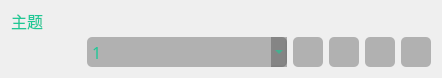
       <widget class="QWidget" name="layoutWidget">
        <property name="geometry">
         <rect>
          <x>10</x>
          <y>10</y>
          <width>422</width>
          <height>61</height>
         </rect>
        </property>
        <layout class="QGridLayout" name="gridLayout_10">
         <item row="1" column="1">
          <widget class="QComboBox" name="theme_comboBox">
           <property name="minimumSize">
            <size>
             <width>200</width>
             <height>30</height>
            </size>
           </property>
           <property name="maximumSize">
            <size>
             <width>500</width>
             <height>30</height>
            </size>
           </property>
           <property name="font">
            <font>
             <family>黑体</family>
             <pointsize>12</pointsize>
            </font>
           </property>
           <property name="styleSheet">
            <string notr="true">QComboBox {
    background-color: rgb(30,30,30,0.3);
    color: rgb(30,200,150);
    border-radius: 5px;
    padding: 5px;
    border: none;
}

QComboBox:disabled {
    background-color: rgb(30,30,30,0.1);
    color: rgb(30,200,150,0.5);
}

QComboBox:hover {
    background-color: rgba(30,200,150,0.3);
}


QComboBox::drop-down {
    width: 20px;
    border-left: none;
    image: url(:/ico/MusicIco/down.png);
}

QComboBox QAbstractItemView {
	border-radius: 5px;
    color: rgb(30,200,150);
    selection-background-color: rgba(30,200,150,0.4);
    outline: none;
    border: none;
}</string>
           </property>
           <item>
            <property name="text">
             <string>1</string>
            </property>
           </item>
           <item>
            <property name="text">
             <string>2</string>
            </property>
           </item>
           <item>
            <property name="text">
             <string>3</string>
            </property>
           </item>
           <item>
            <property name="text">
             <string>4</string>
            </property>
           </item>
           <item>
            <property name="text">
             <string>5</string>
            </property>
           </item>
          </widget>
         </item>
         <item row="0" column="0">
          <widget class="QLabel" name="music_theme_Label">
           <property name="minimumSize">
            <size>
             <width>70</width>
             <height>20</height>
            </size>
           </property>
           <property name="maximumSize">
            <size>
             <width>70</width>
             <height>20</height>
            </size>
           </property>
           <property name="font">
            <font>
             <family>黑体</family>
             <pointsize>12</pointsize>
            </font>
           </property>
           <property name="layoutDirection">
            <enum>Qt::LeftToRight</enum>
           </property>
           <property name="styleSheet">
            <string notr="true">QLabel
{
	background-color:transparent;
	color:rgb(30,200,150);
	border-radius:5px;
}</string>
           </property>
           <property name="text">
            <string>主题</string>
           </property>
          </widget>
         </item>
         <item row="1" column="5">
          <widget class="QPushButton" name="theme_down_Button">
           <property name="minimumSize">
            <size>
             <width>30</width>
             <height>30</height>
            </size>
           </property>
           <property name="maximumSize">
            <size>
             <width>30</width>
             <height>30</height>
            </size>
           </property>
           <property name="font">
            <font>
             <family>黑体</family>
             <pointsize>12</pointsize>
            </font>
           </property>
           <property name="styleSheet">
            <string notr="true">QPushButton
{
background-color:rgb(30,30,30,0.3);
color:rgb(30,200,150);
border-radius:5px
}

QPushButton:disabled
{
background-color:rgb(30,30,30,0.1);
color:rgb(30,200,150);
border-radius:5px;
}
QPushButton:hover {	/*鼠标悬浮时*/
background-color: rgba(30,200,150,0.3);
}

QPushButton::pressed
{
background-color:rgb(30,200,150,0.4);
color:rgb(30,200,150);
}</string>
           </property>
           <property name="text">
            <string/>
           </property>
           <property name="icon">
            <iconset resource="MusicResources.qrc">
             <normaloff>:/ico/MusicIco/delete.png</normaloff>
             <disabledoff>:/ico/MusicIco/delete.png</disabledoff>:/ico/MusicIco/delete.png</iconset>
           </property>
           <property name="iconSize">
            <size>
             <width>24</width>
             <height>24</height>
            </size>
           </property>
          </widget>
         </item>
         <item row="1" column="4">
          <widget class="QPushButton" name="theme_import_Button">
           <property name="minimumSize">
            <size>
             <width>30</width>
             <height>30</height>
            </size>
           </property>
           <property name="maximumSize">
            <size>
             <width>30</width>
             <height>30</height>
            </size>
           </property>
           <property name="font">
            <font>
             <family>黑体</family>
             <pointsize>12</pointsize>
            </font>
           </property>
           <property name="styleSheet">
            <string notr="true">QPushButton
{
background-color:rgb(30,30,30,0.3);
color:rgb(30,200,150);
border-radius:5px
}

QPushButton:disabled
{
background-color:rgb(30,30,30,0.1);
color:rgb(30,200,150);
border-radius:5px;
}
QPushButton:hover {	/*鼠标悬浮时*/
background-color: rgba(30,200,150,0.3);
}

QPushButton::pressed
{
background-color:rgb(30,200,150,0.4);
color:rgb(30,200,150);
}</string>
           </property>
           <property name="text">
            <string/>
           </property>
           <property name="icon">
            <iconset resource="MusicResources.qrc">
             <normaloff>:/ico/MusicIco/import.png</normaloff>
             <disabledoff>:/ico/MusicIco/import.png</disabledoff>:/ico/MusicIco/import.png</iconset>
           </property>
           <property name="iconSize">
            <size>
             <width>24</width>
             <height>24</height>
            </size>
           </property>
          </widget>
         </item>
         <item row="1" column="2">
          <widget class="QPushButton" name="theme_up_Button">
           <property name="minimumSize">
            <size>
             <width>30</width>
             <height>30</height>
            </size>
           </property>
           <property name="maximumSize">
            <size>
             <width>30</width>
             <height>30</height>
            </size>
           </property>
           <property name="font">
            <font>
             <family>黑体</family>
             <pointsize>12</pointsize>
            </font>
           </property>
           <property name="styleSheet">
            <string notr="true">QPushButton
{
background-color:rgb(30,30,30,0.3);
color:rgb(30,200,150);
border-radius:5px
}

QPushButton:disabled
{
background-color:rgb(30,30,30,0.1);
color:rgb(30,200,150);
border-radius:5px;
}
QPushButton:hover {	/*鼠标悬浮时*/
background-color: rgba(30,200,150,0.3);
}

QPushButton::pressed
{
background-color:rgb(30,200,150,0.4);
color:rgb(30,200,150);
}</string>
           </property>
           <property name="text">
            <string/>
           </property>
           <property name="icon">
            <iconset resource="MusicResources.qrc">
             <normaloff>:/ico/MusicIco/add.png</normaloff>
             <disabledoff>:/ico/MusicIco/add.png</disabledoff>
             <disabledon>:/ico/MusicIco/add.png</disabledon>:/ico/MusicIco/add.png</iconset>
           </property>
           <property name="iconSize">
            <size>
             <width>24</width>
             <height>24</height>
            </size>
           </property>
          </widget>
         </item>
         <item row="1" column="3">
          <widget class="QPushButton" name="theme_edit_Button">
           <property name="minimumSize">
            <size>
             <width>30</width>
             <height>30</height>
            </size>
           </property>
           <property name="maximumSize">
            <size>
             <width>30</width>
             <height>30</height>
            </size>
           </property>
           <property name="font">
            <font>
             <family>黑体</family>
             <pointsize>12</pointsize>
            </font>
           </property>
           <property name="styleSheet">
            <string notr="true">QPushButton
{
background-color:rgb(30,30,30,0.3);
color:rgb(30,200,150);
border-radius:5px
}

QPushButton:disabled
{
background-color:rgb(30,30,30,0.1);
color:rgb(30,200,150);
border-radius:5px;
}
QPushButton:hover {	/*鼠标悬浮时*/
background-color: rgba(30,200,150,0.3);
}

QPushButton::pressed
{
background-color:rgb(30,200,150,0.4);
color:rgb(30,200,150);
}</string>
           </property>
           <property name="text">
            <string/>
           </property>
           <property name="icon">
            <iconset resource="MusicResources.qrc">
             <normaloff>:/ico/MusicIco/edit.png</normaloff>
             <disabledoff>:/ico/MusicIco/edit.png</disabledoff>:/ico/MusicIco/edit.png</iconset>
           </property>
           <property name="iconSize">
            <size>
             <width>24</width>
             <height>24</height>
            </size>
           </property>
          </widget>
         </item>
        </layout>
       </widget>
